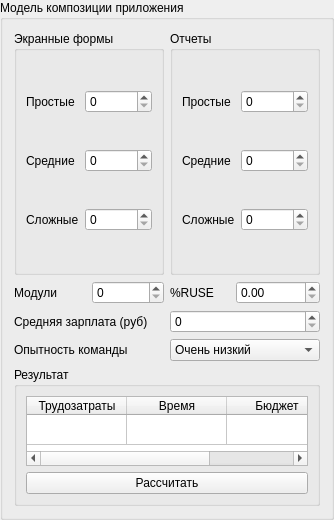
               <widget class="QGroupBox" name="groupBox_6">
                <property name="font">
                 <font>
                  <weight>50</weight>
                  <bold>false</bold>
                 </font>
                </property>
                <property name="title">
                 <string>Модель композиции приложения</string>
                </property>
                <layout class="QVBoxLayout" name="verticalLayout_19" stretch="4,1">
                 <item>
                  <layout class="QVBoxLayout" name="verticalLayout_13">
                   <item>
                    <layout class="QHBoxLayout" name="horizontalLayout_49">
                     <item>
                      <widget class="QGroupBox" name="groupBox_9">
                       <property name="font">
                        <font>
                         <weight>50</weight>
                         <bold>false</bold>
                        </font>
                       </property>
                       <property name="title">
                        <string>Экранные формы</string>
                       </property>
                       <layout class="QVBoxLayout" name="verticalLayout_11">
                        <item>
                         <layout class="QHBoxLayout" name="horizontalLayout_52">
                          <item>
                           <widget class="QLabel" name="label_41">
                            <property name="text">
                             <string>Простые</string>
                            </property>
                           </widget>
                          </item>
                          <item>
                           <widget class="QSpinBox" name="spinBox_3">
                            <property name="maximum">
                             <number>99999999</number>
                            </property>
                           </widget>
                          </item>
                         </layout>
                        </item>
                        <item>
                         <layout class="QHBoxLayout" name="horizontalLayout_53">
                          <item>
                           <widget class="QLabel" name="label_42">
                            <property name="text">
                             <string>Средние</string>
                            </property>
                           </widget>
                          </item>
                          <item>
                           <widget class="QSpinBox" name="spinBox_4">
                            <property name="maximum">
                             <number>99999999</number>
                            </property>
                           </widget>
                          </item>
                         </layout>
                        </item>
                        <item>
                         <layout class="QHBoxLayout" name="horizontalLayout_54">
                          <item>
                           <widget class="QLabel" name="label_43">
                            <property name="text">
                             <string>Сложные</string>
                            </property>
                           </widget>
                          </item>
                          <item>
                           <widget class="QSpinBox" name="spinBox_5">
                            <property name="maximum">
                             <number>99999999</number>
                            </property>
                           </widget>
                          </item>
                         </layout>
                        </item>
                       </layout>
                      </widget>
                     </item>
                     <item>
                      <widget class="QGroupBox" name="groupBox_8">
                       <property name="font">
                        <font>
                         <weight>50</weight>
                         <bold>false</bold>
                        </font>
                       </property>
                       <property name="title">
                        <string>Отчеты</string>
                       </property>
                       <layout class="QVBoxLayout" name="verticalLayout_12">
                        <item>
                         <layout class="QHBoxLayout" name="horizontalLayout_55">
                          <item>
                           <widget class="QLabel" name="label_44">
                            <property name="text">
                             <string>Простые</string>
                            </property>
                           </widget>
                          </item>
                          <item>
                           <widget class="QSpinBox" name="spinBox_6">
                            <property name="maximum">
                             <number>99999999</number>
                            </property>
                           </widget>
                          </item>
                         </layout>
                        </item>
                        <item>
                         <layout class="QHBoxLayout" name="horizontalLayout_57">
                          <item>
                           <widget class="QLabel" name="label_46">
                            <property name="text">
                             <string>Средние</string>
                            </property>
                           </widget>
                          </item>
                          <item>
                           <widget class="QSpinBox" name="spinBox_8">
                            <property name="maximum">
                             <number>99999999</number>
                            </property>
                           </widget>
                          </item>
                         </layout>
                        </item>
                        <item>
                         <layout class="QHBoxLayout" name="horizontalLayout_56">
                          <item>
                           <widget class="QLabel" name="label_45">
                            <property name="text">
                             <string>Сложные</string>
                            </property>
                           </widget>
                          </item>
                          <item>
                           <widget class="QSpinBox" name="spinBox_7">
                            <property name="maximum">
                             <number>99999999</number>
                            </property>
                           </widget>
                          </item>
                         </layout>
                        </item>
                       </layout>
                      </widget>
                     </item>
                    </layout>
                   </item>
                   <item>
                    <layout class="QGridLayout" name="gridLayout_2">
                     <item row="0" column="0">
                      <layout class="QHBoxLayout" name="horizontalLayout_58">
                       <item>
                        <widget class="QLabel" name="label_47">
                         <property name="text">
                          <string>Модули</string>
                         </property>
                        </widget>
                       </item>
                       <item>
                        <widget class="QSpinBox" name="spinBox_9">
                         <property name="maximum">
                          <number>99999999</number>
                         </property>
                        </widget>
                       </item>
                      </layout>
                     </item>
                     <item row="0" column="1">
                      <layout class="QHBoxLayout" name="horizontalLayout_59">
                       <item>
                        <widget class="QLabel" name="label_48">
                         <property name="text">
                          <string>%RUSE</string>
                         </property>
                        </widget>
                       </item>
                       <item>
                        <widget class="QDoubleSpinBox" name="doubleSpinBox_10">
                         <property name="maximum">
                          <double>999999999.990000009536743</double>
                         </property>
                        </widget>
                       </item>
                      </layout>
                     </item>
                    </layout>
                   </item>
                   <item>
                    <layout class="QHBoxLayout" name="horizontalLayout_51" stretch="1,1">
                     <item>
                      <widget class="QLabel" name="label_40">
                       <property name="text">
                        <string>Средняя зарплата (руб)</string>
                       </property>
                      </widget>
                     </item>
                     <item>
                      <widget class="QSpinBox" name="spinBox_2">
                       <property name="maximum">
                        <number>99999999</number>
                       </property>
                      </widget>
                     </item>
                    </layout>
                   </item>
                   <item>
                    <layout class="QHBoxLayout" name="horizontalLayout_60" stretch="1,1">
                     <item>
                      <widget class="QLabel" name="label_49">
                       <property name="text">
                        <string>Опытность команды</string>
                       </property>
                      </widget>
                     </item>
                     <item>
                      <widget class="QComboBox" name="comboBox_6">
                       <item>
                        <property name="text">
                         <string>Очень низкий</string>
                        </property>
                       </item>
                       <item>
                        <property name="text">
                         <string>Низкий</string>
                        </property>
                       </item>
                       <item>
                        <property name="text">
                         <string>Номинальный</string>
                        </property>
                       </item>
                       <item>
                        <property name="text">
                         <string>Высокий</string>
                        </property>
                       </item>
                       <item>
                        <property name="text">
                         <string>Очень высокий</string>
                        </property>
                       </item>
                      </widget>
                     </item>
                    </layout>
                   </item>
                  </layout>
                 </item>
                 <item>
                  <widget class="QGroupBox" name="groupBox_10">
                   <property name="font">
                    <font>
                     <weight>50</weight>
                     <bold>false</bold>
                    </font>
                   </property>
                   <property name="title">
                    <string>Результат</string>
                   </property>
                   <layout class="QVBoxLayout" name="verticalLayout_14">
                    <item>
                     <widget class="QTableWidget" name="resultCompositionTable">
                      <attribute name="verticalHeaderVisible">
                       <bool>false</bool>
                      </attribute>
                      <row>
                       <property name="text">
                        <string>Результат</string>
                       </property>
                      </row>
                      <column>
                       <property name="text">
                        <string>Трудозатраты</string>
                       </property>
                      </column>
                      <column>
                       <property name="text">
                        <string>Время</string>
                       </property>
                      </column>
                      <column>
                       <property name="text">
                        <string>Бюджет</string>
                       </property>
                      </column>
                     </widget>
                    </item>
                    <item>
                     <widget class="QPushButton" name="pushButton_2">
                      <property name="text">
                       <string>Рассчитать</string>
                      </property>
                     </widget>
                    </item>
                   </layout>
                  </widget>
                 </item>
                </layout>
               </widget>
